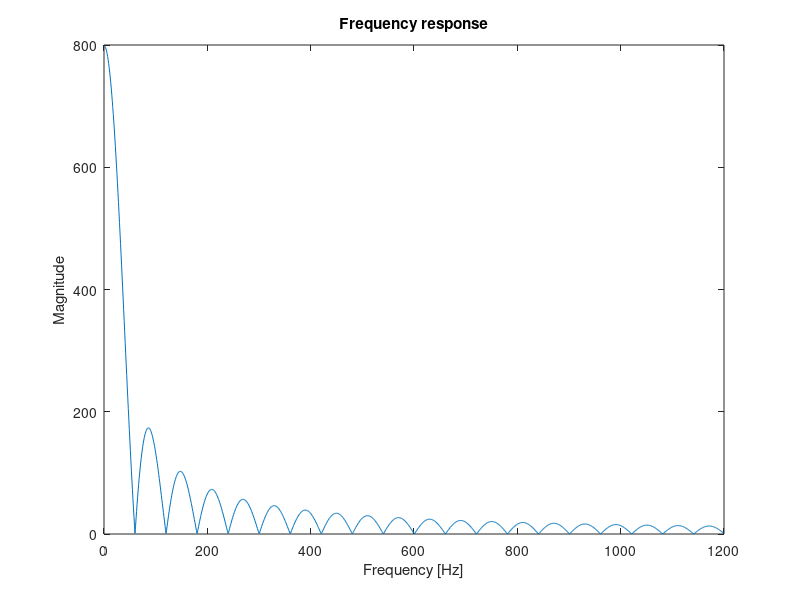

Here is the MATLAB script that generated this plot:
#!/usr/bin/env octave-cli
pkg load signal

b = zeros(1, 800);
b(1) = 1; 
b(800) = -1;
a = [1 -1];

fs = 48000;
ff = fs / 2;

[H, w] =  freqz(b, a, ff);
f = ff * w / pi;

m = plot(f(1:1200), abs(H)(1:1200));
xlabel ("Frequency [Hz]");
ylabel ("Magnitude");
title ("Frequency response");
hold on;
waitfor(m);
